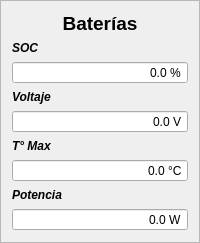
                 <widget class="QFrame" name="frame_8">
                  <property name="frameShape">
                   <enum>QFrame::StyledPanel</enum>
                  </property>
                  <property name="frameShadow">
                   <enum>QFrame::Raised</enum>
                  </property>
                  <layout class="QGridLayout" name="gridLayout_9">
                   <item row="0" column="0">
                    <layout class="QVBoxLayout" name="verticalLayout_7">
                     <item>
                      <widget class="QLabel" name="label_8">
                       <property name="font">
                        <font>
                         <pointsize>14</pointsize>
                         <weight>75</weight>
                         <bold>true</bold>
                         <strikeout>false</strikeout>
                        </font>
                       </property>
                       <property name="text">
                        <string>Baterías</string>
                       </property>
                       <property name="alignment">
                        <set>Qt::AlignCenter</set>
                       </property>
                      </widget>
                     </item>
                     <item>
                      <widget class="QLabel" name="label_16">
                       <property name="font">
                        <font>
                         <weight>75</weight>
                         <italic>true</italic>
                         <bold>true</bold>
                         <underline>false</underline>
                        </font>
                       </property>
                       <property name="text">
                        <string>SOC</string>
                       </property>
                      </widget>
                     </item>
                     <item>
                      <widget class="QDoubleSpinBox" name="soc_2">
                       <property name="alignment">
                        <set>Qt::AlignRight|Qt::AlignTrailing|Qt::AlignVCenter</set>
                       </property>
                       <property name="readOnly">
                        <bool>true</bool>
                       </property>
                       <property name="buttonSymbols">
                        <enum>QAbstractSpinBox::NoButtons</enum>
                       </property>
                       <property name="prefix">
                        <string/>
                       </property>
                       <property name="suffix">
                        <string> %</string>
                       </property>
                       <property name="decimals">
                        <number>1</number>
                       </property>
                       <property name="maximum">
                        <double>100.000000000000000</double>
                       </property>
                      </widget>
                     </item>
                     <item>
                      <widget class="QLabel" name="label_17">
                       <property name="font">
                        <font>
                         <weight>75</weight>
                         <italic>true</italic>
                         <bold>true</bold>
                        </font>
                       </property>
                       <property name="text">
                        <string>Voltaje</string>
                       </property>
                      </widget>
                     </item>
                     <item>
                      <widget class="QDoubleSpinBox" name="voltaje_2">
                       <property name="alignment">
                        <set>Qt::AlignRight|Qt::AlignTrailing|Qt::AlignVCenter</set>
                       </property>
                       <property name="readOnly">
                        <bool>true</bool>
                       </property>
                       <property name="buttonSymbols">
                        <enum>QAbstractSpinBox::NoButtons</enum>
                       </property>
                       <property name="suffix">
                        <string> V</string>
                       </property>
                       <property name="decimals">
                        <number>1</number>
                       </property>
                       <property name="maximum">
                        <double>500.000000000000000</double>
                       </property>
                      </widget>
                     </item>
                     <item>
                      <widget class="QLabel" name="label_18">
                       <property name="font">
                        <font>
                         <weight>75</weight>
                         <italic>true</italic>
                         <bold>true</bold>
                        </font>
                       </property>
                       <property name="text">
                        <string>T° Max</string>
                       </property>
                      </widget>
                     </item>
                     <item>
                      <widget class="QDoubleSpinBox" name="T_max_baterias_2">
                       <property name="alignment">
                        <set>Qt::AlignRight|Qt::AlignTrailing|Qt::AlignVCenter</set>
                       </property>
                       <property name="readOnly">
                        <bool>true</bool>
                       </property>
                       <property name="buttonSymbols">
                        <enum>QAbstractSpinBox::NoButtons</enum>
                       </property>
                       <property name="suffix">
                        <string> °C</string>
                       </property>
                       <property name="decimals">
                        <number>1</number>
                       </property>
                       <property name="maximum">
                        <double>300.000000000000000</double>
                       </property>
                      </widget>
                     </item>
                     <item>
                      <widget class="QLabel" name="label_19">
                       <property name="font">
                        <font>
                         <weight>75</weight>
                         <italic>true</italic>
                         <bold>true</bold>
                        </font>
                       </property>
                       <property name="text">
                        <string>Potencia</string>
                       </property>
                      </widget>
                     </item>
                     <item>
                      <widget class="QDoubleSpinBox" name="doubleSpinBox_8">
                       <property name="alignment">
                        <set>Qt::AlignRight|Qt::AlignTrailing|Qt::AlignVCenter</set>
                       </property>
                       <property name="readOnly">
                        <bool>true</bool>
                       </property>
                       <property name="buttonSymbols">
                        <enum>QAbstractSpinBox::NoButtons</enum>
                       </property>
                       <property name="suffix">
                        <string> W</string>
                       </property>
                       <property name="decimals">
                        <number>1</number>
                       </property>
                       <property name="minimum">
                        <double>-100000.000000000000000</double>
                       </property>
                       <property name="maximum">
                        <double>100000.000000000000000</double>
                       </property>
                      </widget>
                     </item>
                    </layout>
                   </item>
                  </layout>
                 </widget>
